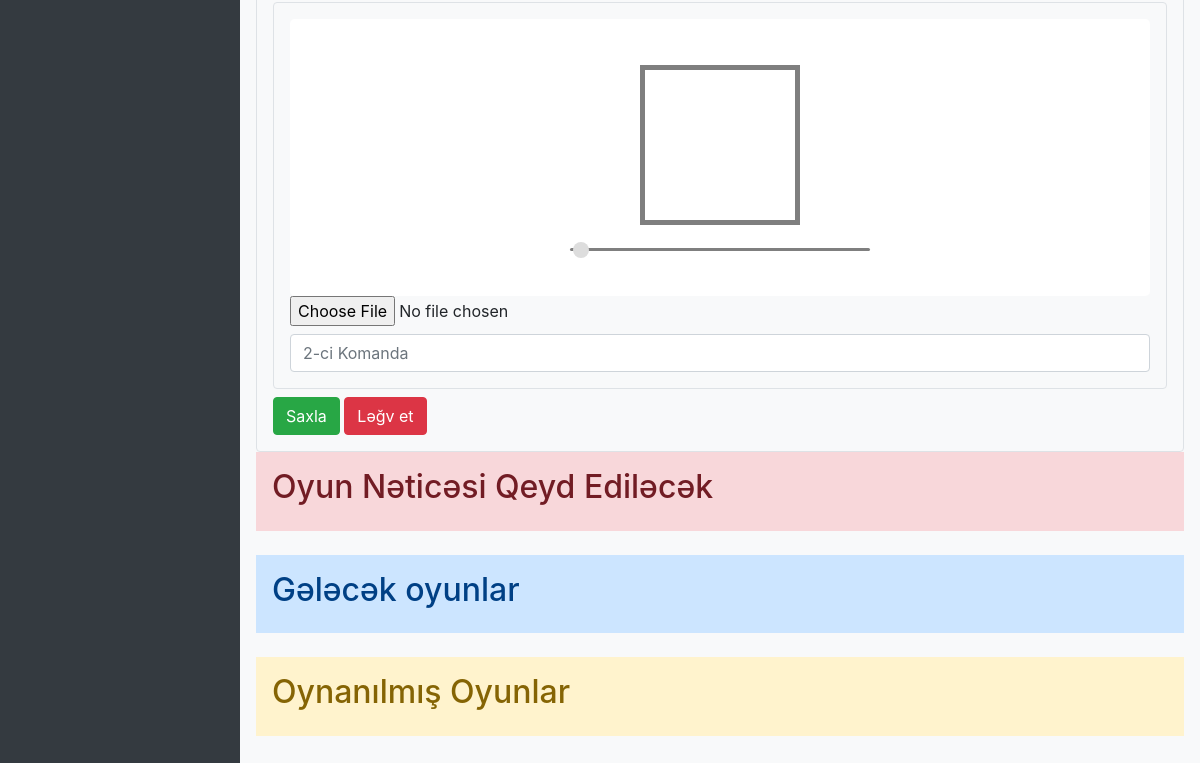
/admin/admin.php?page=games (signed in, lower part), run on an earlier commit of the app's database.
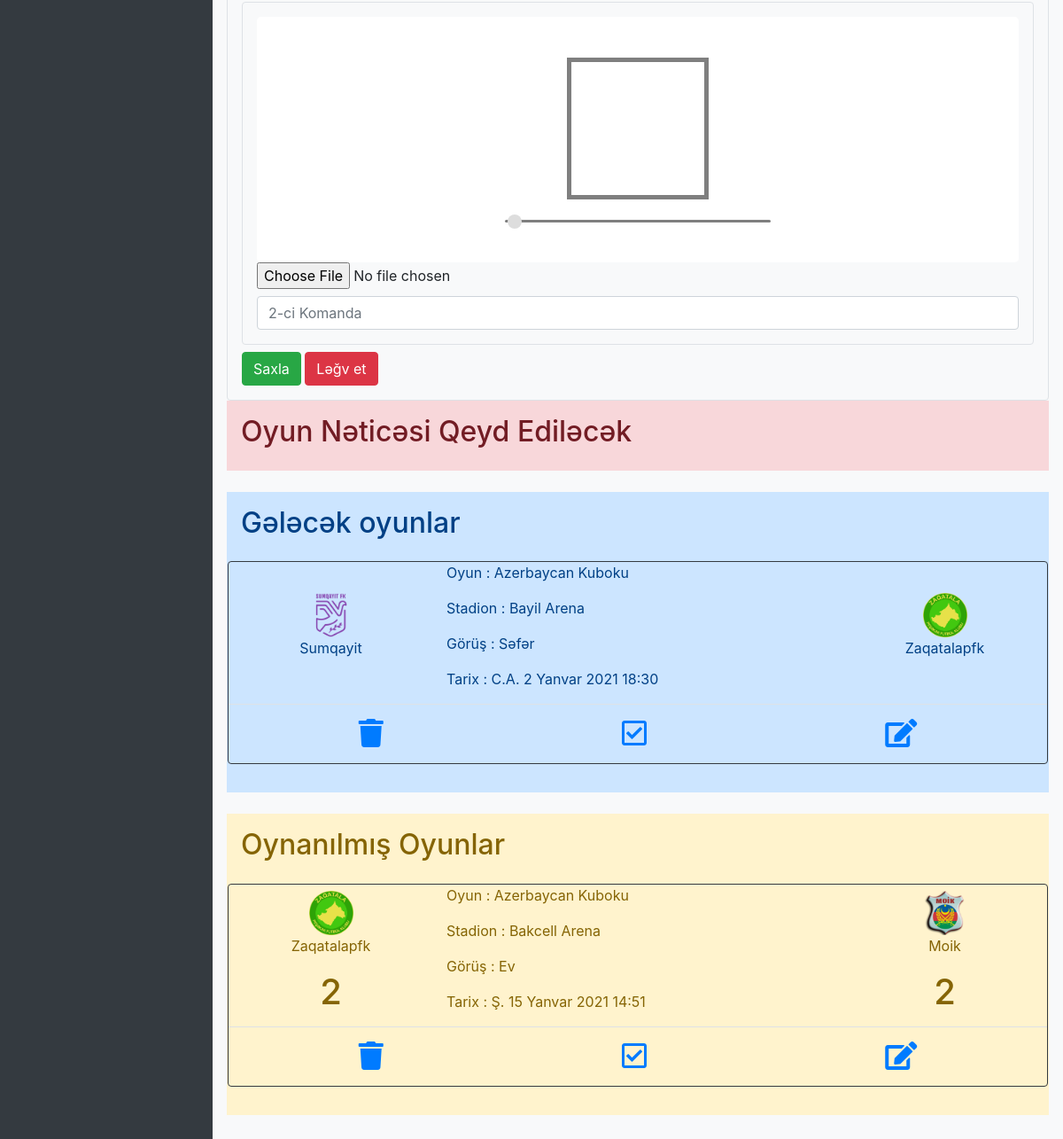
And on a later commit of the database.
### tables this page shows
CREATE TABLE IF NOT EXISTS `games` (
  `id` int NOT NULL AUTO_INCREMENT,
  `oyun` varchar(50) NOT NULL,
  `stadium` varchar(100) NOT NULL,
  `gorus` varchar(5) NOT NULL,
  `tarix` varchar(50) NOT NULL,
  `hefte` varchar(20) NOT NULL,
  `team_1` varchar(100) NOT NULL,
  `team_1_qol` int DEFAULT NULL,
  `team_1_logo` varchar(100) NOT NULL,
  `team_2` varchar(100) NOT NULL,
  `team_2_qol` int DEFAULT NULL,
  `team_2_logo` varchar(100) NOT NULL,
  `oyun_status` int NOT NULL DEFAULT '0',
  `qeyd` int NOT NULL DEFAULT '0',
  `status` int NOT NULL DEFAULT '0',
  PRIMARY KEY (`id`)
);

### admin/page/games.php (the view, shortened to what the changed rows need)
<div class="col-12 p-3 mb-5">
    <div class="row">
        <?php
            echo "<div id='without_result' class='col-12 p-3 alert-danger mb-4'><h2>Oyun Nəticəsi Qeyd Ediləcək</h2><div class='row'>";
            echo "</div></div>";
            $sql = "SELECT * FROM `games` WHERE `oyun_status` = '0' ORDER BY `status` DESC";
            $query = mysqli_query($conn, $sql);
            echo "<div id='next_games' class='col-12 p-3 alert-primary mb-4'><h2>Gələcək oyunlar</h2><div class='row'>";
            while($res = mysqli_fetch_assoc($query)){
                $check = ($res['status']) ? "-check" : "";
                $id = $res['id'];
                $team_1 = $res['team_1'];
                $team_1_logo = $res['team_1_logo'];
                $team_2 = $res['team_2'];
                $team_2_logo = $res['team_2_logo'];
                $oyun = $res['oyun'];
                $stadion = $res['stadium'];
                $gorus = $res['gorus'];
                $tarix = $res['tarix'];
                $hefte = $res['hefte'];
                $hefte_arr = ['B.E.', 'Ç.A.', 'Ç.', 'C.A.', 'C.', 'Ş.', 'B.'];
                $ay_arr = ['Yanvar', 'Fevral', 'Mart', 'Aprel', 'May', 'İyun', 'İyul', 'Avqust', 'Sentyabr', 'Oktyabr', 'Noyabr', 'Dekabr'];
                $tarix = explode("T", $tarix);
                $date = date_create($tarix[0]);
                $date = date_format($date, "d-m-Y");
                $date = explode("-", $date);
                $day = trim($date[0], "0");
                $month = $ay_arr[trim($date[1], "0")-1];
                $year = $date[2];
                $date = $day . " ". $month . " " .$year;
                $time = $tarix[1];
                $gorus = ($gorus == "E") ? "Ev" : "Səfər";
                $tarix = $date . " " . $time;
                $hefte = $hefte_arr[$hefte];
                echo '<div class="col-12 my-3 border border-dark rounded">
                <div class="row h-100">
                    <div class="col-3 align-self-center text-center">
                        <img style="width: 50px; height: 50px;" src="../media/team_logos/'.$team_1_logo.'" alt="">
                        <p>'.$team_1.'</p>
                    </div>
                    <div class="col-6">
                        <p>Oyun : '.$oyun.'</p>
                        <p>Stadion : '.$stadion.'</p>
                        <p>Görüş : '.$gorus.'</p>
                        <p>Tarix : '.$hefte." ".$tarix.'</p>
                    </div>
                    <div class="col-3 align-self-center text-center">
                        <img style="width: 50px; height: 50px;" src="../media/team_logos/'.$team_2_logo.'" alt="">
                        <p>'.$team_2.'</p>
                    </div>
                    <div class="col-12 border-top p-3">
                        <ul class="list-inline text-center row justify-content-around m-0">
                            <li class="list-inline-item"><a href="config.php?query=delete_games&id='.$id.'"><i class="fas fa-trash fa-2x"></i></a></li>
                            <li class="list-inline-item"><a href="config.php?query=games_status_update&id='.$id.'"><i class="far fa'.$check.'-square fa-2x"></i></a></li>
                            <li class="list-inline-item"><a href="admin.php?page=games&action=edit&id='.$id.'"><i class="fas fa-edit fa-2x"></i></a></li>
                        </ul>
                    </div>
                </div>
            </div>';
            }
            echo "</div></div>";
            $sql = "SELECT * FROM `games` WHERE `oyun_status` = '1' AND `qeyd` = '1' ORDER BY `status` DESC";
            $query = mysqli_query($conn, $sql);
            echo "<div id='played_games' class='col-12 p-3 alert-warning'><h2>Oynanılmış Oyunlar</h2><div class='row'>";
            while($res = mysqli_fetch_assoc($query)){
                $check = ($res['status']) ? "-check" : "";
                $id = $res['id'];
                $team_1 = $res['team_1'];
                $team_1_qol = $res['team_1_qol'];
                $team_1_logo = $res['team_1_logo'];
                $team_2 = $res['team_2'];
                $team_2_qol = $res['team_2_qol'];
                $team_2_logo = $res['team_2_logo'];
                $oyun = $res['oyun'];
                $stadion = $res['stadium'];
                $gorus = $res['gorus'];
                $tarix = $res['tarix'];
                $hefte = $res['hefte'];
                $hefte_arr = ['B.E.', 'Ç.A.', 'Ç.', 'C.A.', 'C.', 'Ş.', 'B.'];
                $ay_arr = ['Yanvar', 'Fevral', 'Mart', 'Aprel', 'May', 'İyun', 'İyul', 'Avqust', 'Sentyabr', 'Oktyabr', 'Noyabr', 'Dekabr'];
                $tarix = explode("T", $tarix);
                $date = date_create($tarix[0]);
                $date = date_format($date, "d-m-Y");
                $date = explode("-", $date);
                $day = trim($date[0], "0");
                $month = $ay_arr[trim($date[1], "0")-1];
                $year = $date[2];
                $date = $day . " ". $month . " " .$year;
                $time = $tarix[1];
                $gorus = ($gorus == "E") ? "Ev" : "Səfər";
                $tarix = $date . " " . $time;
                $hefte = $hefte_arr[$hefte];
                echo '<div class="col-12 my-3 border border-dark rounded">
                <div class="row h-100">
                    <div class="col-3 align-self-center text-center">
                        <img style="width: 50px; height: 50px;" src="../media/team_logos/'.$team_1_logo.'" alt="">
                        <p>'.$team_1.'</p>
                        <h1>'.$team_1_qol.'</h1>
                    </div>
                    <div class="col-6">
                        <p>Oyun : '.$oyun.'</p>
                        <p>Stadion : '.$stadion.'</p>
                        <p>Görüş : '.$gorus.'</p>
                        <p>Tarix : '.$hefte." ".$tarix.'</p>
                    </div>
                    <div class="col-3 align-self-center text-center">
                        <img style="width: 50px; height: 50px;" src="../media/team_logos/'.$team_2_logo.'" alt="">
                        <p>'.$team_2.'</p>
                        <h1>'.$team_2_qol.'</h1>
                    </div>
                    <div class="col-12 border-top p-3">
                        <ul class="list-inline text-center row justify-content-around m-0">
                            <li class="list-inline-item"><a href="config.php?query=delete_games&id='.$id.'"><i class="fas fa-trash fa-2x"></i></a></li>
                            <li class="list-inline-item"><a href="config.php?query=games_status_update&id='.$id.'"><i class="far fa'.$check.'-square fa-2x"></i></a></li>
                            <li class="list-inline-item"><a href="admin.php?page=games&action=edit&id='.$id.'"><i class="fas fa-edit fa-2x"></i></a></li>
                        </ul>
                    </div>
                </div>
            </div>';
            }
        ?>
    </div>
</div>

What changed in the data, as far as the page shows it:
added games: team_1_logo (picture), team_1 "Sumqayit", oyun "Azerbaycan Kuboku", stadium "Bayil Arena", gorus "Səfər", hefte "C.A.", tarix "2 Yanvar 2021 18:30", team_2_logo (picture), team_2 "Zaqatalapfk", status 1 (drawn), shown under "Gələcək oyunlar"
added games: team_1_logo (picture), team_1 "Zaqatalapfk", team_1_qol "2", oyun "Azerbaycan Kuboku", stadium "Bakcell Arena", gorus "Ev", hefte "Ş.", tarix "15 Yanvar 2021 14:51", team_2_logo (picture), team_2 "Moik", team_2_qol "2", status 1 (drawn), shown under "Oynanılmış Oyunlar"
